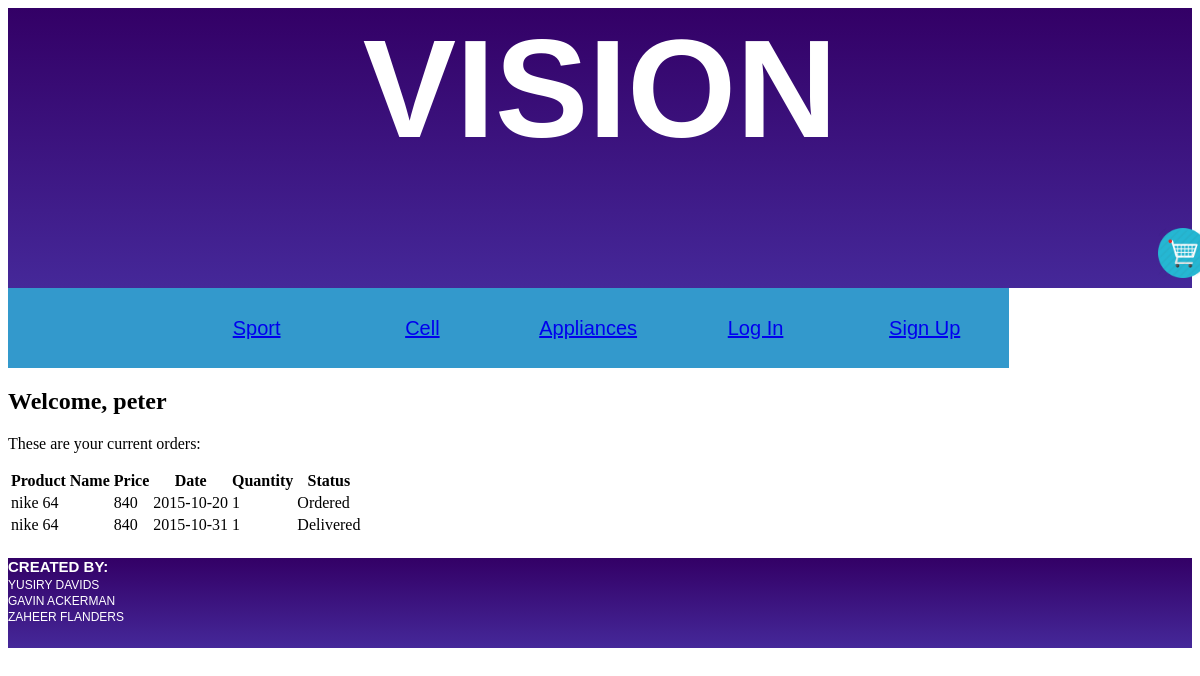
The page /dashboard.php?id=2 on the database its author committed.
### tables this page shows
CREATE TABLE IF NOT EXISTS `customer` (
  `Customer_Id` int(10) NOT NULL,
  `FName` varchar(20) NOT NULL,
  `LName` varchar(20) NOT NULL,
  `Phone` varchar(10) NOT NULL,
  `Email` varchar(50) NOT NULL,
  `Street` varchar(20) NOT NULL,
  `City` varchar(20) NOT NULL,
  `Postal_Code` int(5) NOT NULL,
  `Age` int(2) NOT NULL,
  `Password` varchar(10) NOT NULL
);

CREATE TABLE IF NOT EXISTS `delivery` (
  `Delivery_Id` int(10) NOT NULL,
  `Ord_Id` int(10) NOT NULL,
  `Cus_Id` int(10) NOT NULL,
  `Delivery_Date` date NOT NULL,
  `Delivery_Quantity` int(5) NOT NULL,
  `Price` float NOT NULL,
  `Cus_Street` varchar(30) NOT NULL,
  `Cus_City` varchar(30) NOT NULL
);

CREATE TABLE IF NOT EXISTS `product` (
  `Product_Id` int(10) NOT NULL,
  `Description` varchar(200) NOT NULL,
  `Product_Name` varchar(20) NOT NULL,
  `Sup_Id` int(10) NOT NULL,
  `Product_Price` float NOT NULL,
  `refCategoryId` int(10) NOT NULL,
  `active` tinyint(1) NOT NULL,
  `featured` tinyint(1) NOT NULL,
  `quantity` int(10) NOT NULL,
  `ImageLocation` varchar(60) NOT NULL
);

### dashboard.php (the view, shortened to what this page needs)
<?php
	include_once("layout/header.php");
	include_once("include/shoppingcart.php");
	$ID = $_SESSION["UserID"];
	$sqlUser = "SELECT * FROM customer WHERE Customer_Id = $ID";
	$rstUser = $db->query($sqlUser);
	$rowUser = $rstUser->fetch_assoc();
	$strHTML = "<h2>Welcome, " . $rowUser["FName"] . "</h2>
		<p>These are your current orders:<p>";
	$sqlOrders = "SELECT Price, Date, customer_order.Quantity, Product_Name
						FROM customer_order INNER JOIN product ON customer_order.Prod_Id = Product_Id
						WHERE Cus_ID = $ID";
	$sqlDelivered = "SELECT delivery.Price, Delivery_Date, Delivery_Quantity, Product_Name
							FROM delivery INNER JOIN customer_order ON delivery.Ord_Id = customer_order.Order_Id
							INNER JOIN product ON customer_order.Prod_Id = Product_Id
							WHERE delivery.Cus_ID = $ID";
	if(!$rstOrders = $db->query($sqlOrders)){
		die("Error when running order query, " . $db->error);
	}
	if(!$rstDelivered = $db->query($sqlDelivered)){
		die("Error when running the delivered query, " . $db->error);
	};
	$strOrdersHTML = "<table id='dashboardTbl'>
					<tr>
						<th>Product Name</th>
						<th>Price</th>
						<th>Date</th>
						<th>Quantity</th>
						<th>Status</th>
					</tr>";
	while($rowOrders = $rstOrders->fetch_assoc()){
		$strOrdersHTML .= "<tr>
				<td>" . $rowOrders["Product_Name"] . "</td>
				<td>" . $rowOrders["Price"] . "</td>
				<td>" . $rowOrders["Date"] . "</td>
				<td>" . $rowOrders["Quantity"] . "</td>
				<td>Ordered</td>
			</tr>";
	}
	while($rowDelivered = $rstDelivered->fetch_assoc()){
		$strOrdersHTML .= "<tr>
		<td>" . $rowDelivered["Product_Name"] . "</td>
				<td>" . $rowDelivered["Price"] . "</td>
				<td>" . $rowDelivered["Delivery_Date"] . "</td>
				<td>" . $rowDelivered["Delivery_Quantity"] . "</td>
				<td>Delivered</td>
			</tr>";
	}
	$strOrdersHTML .= "</table>";
	echo $strHTML;
	echo $strOrdersHTML;
	include_once("layout/footer.php");
?>

### rows shown on the page
customer: FName "peter"
delivery: product.Product_Name "nike 64", Price "840", Delivery_Date "2015-10-31", Delivery_Quantity "1"

### other values the page prints
$rowOrders["Product_Name"] "nike 64"
$rowOrders["Price"] "840"
$rowOrders["Date"] "2015-10-20"
$rowOrders["Quantity"] "1"
